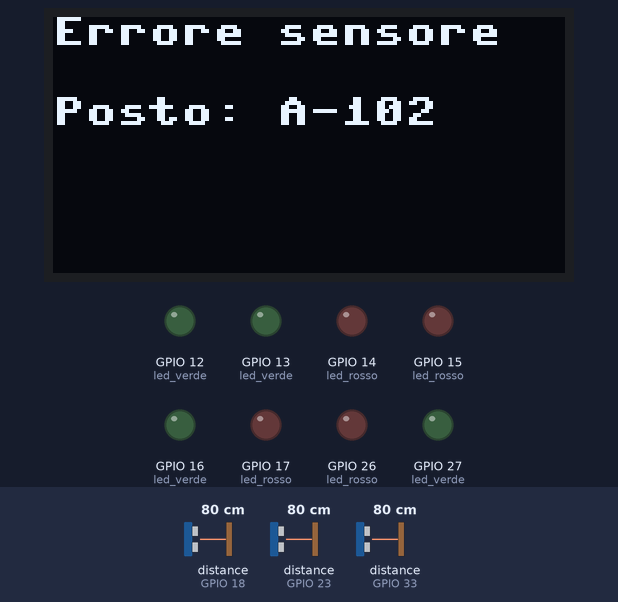
This program was run on a simulated ESP32 board running MicroPython. On the bench: 128×64 one-colour display, output pins drawn as LEDs (lit = HIGH). Wiring (from the project's diagram.json): green LED on GPIO 12, green LED on GPIO 13, red LED on GPIO 14, red LED on GPIO 15, green LED on GPIO 16, red LED on GPIO 17, red LED on GPIO 26, green LED on GPIO 27. The inputs (shaded band) are chosen by the test bench; at power-on: distance to the obstacle (sensors on GPIO 23, GPIO 33, GPIO 18) 80 cm. The echo pulse lasts 58.3 µs per cm; WiFi joins after 1.5 s; no MQTT or app messages arrive unless stated; library files of the repository ran but are not shown: ssd1306.py; pins used as bus, display or sensor lines are not drawn; what the program prints to the serial console is not drawn.

Above: at 2.8 s.
2.9 s: distance to the obstacle (sensor on GPIO 23) set to 52 cm
At 4.1 s:
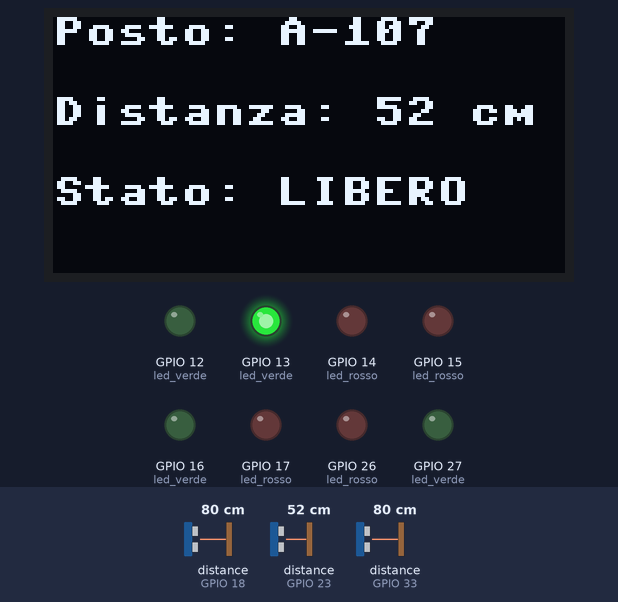
10.4 s: distance to the obstacle (sensor on GPIO 23) set to 45 cm
At 18.5 s:
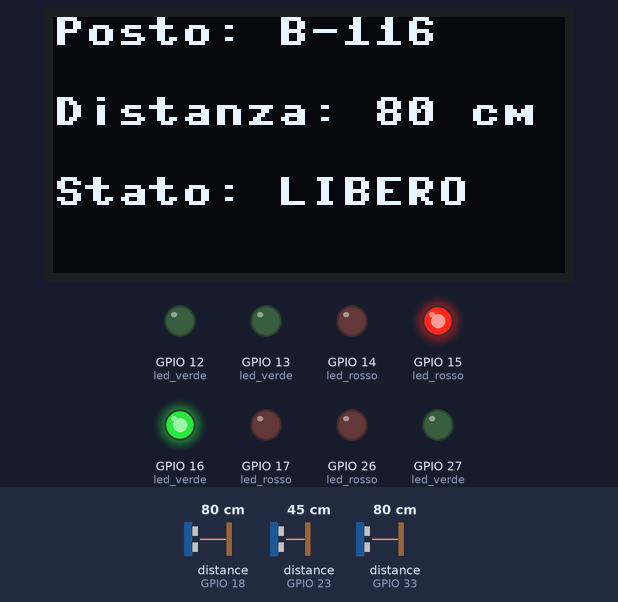
22.8 s: distance to the obstacle (sensor on GPIO 33) set to 55 cm
At 24.6 s:
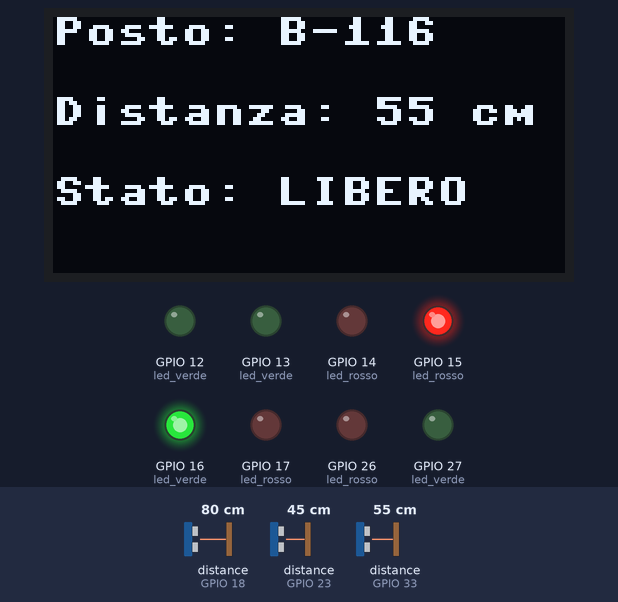
30.0 s: distance to the obstacle (sensor on GPIO 33) set to 46 cm
At 36.9 s:
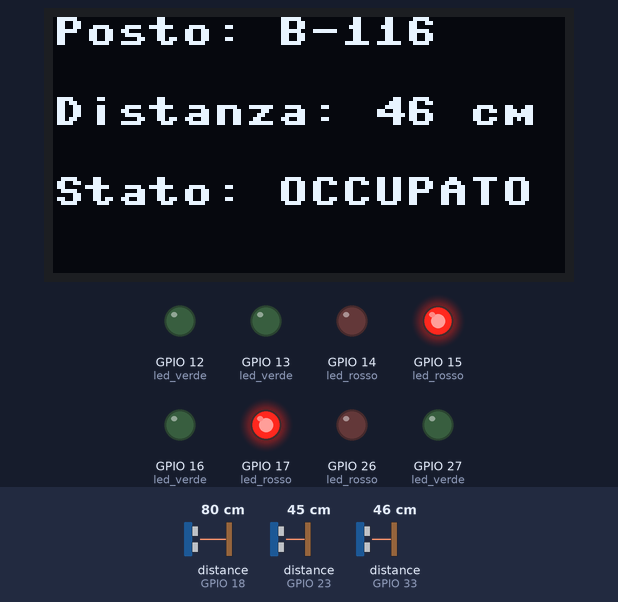
43.3 s: distance to the obstacle (sensor on GPIO 23) set to 60 cm
At 49.2 s:
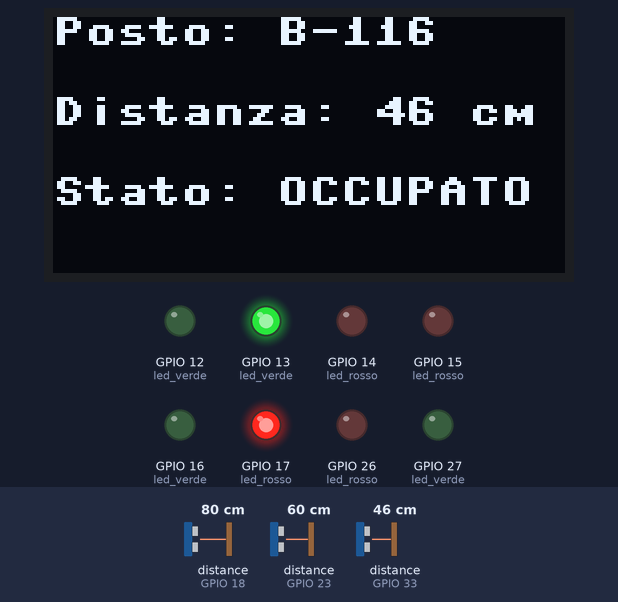
54.7 s: distance to the obstacle (sensor on GPIO 33) set to 2 cm
At 61.4 s:
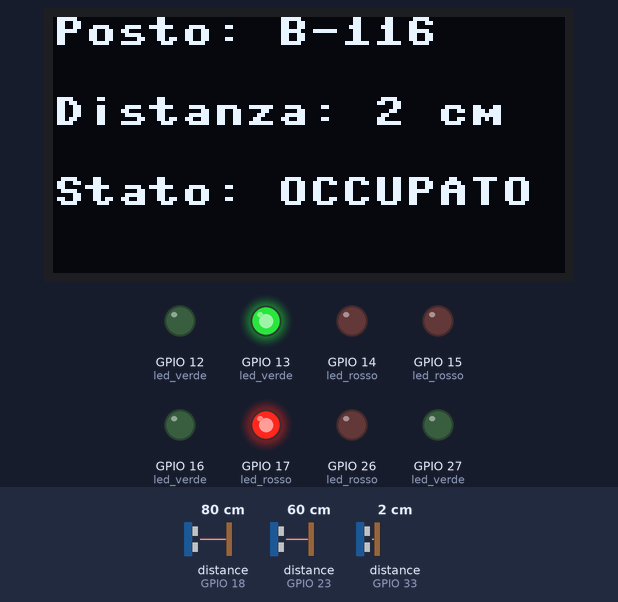
Timing chart, 0 to 62.9 s (numbered marks = the images above; inputs shaded):
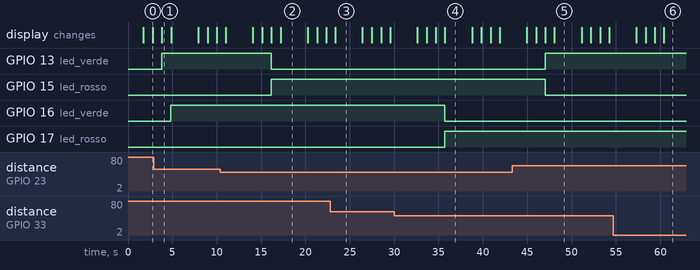

Measured:
- the behaviour switches between 50 and 49 cm on distance to the obstacle (sensor on GPIO 23) (found by bisection; images 1 and 2)
- the behaviour switches between 50 and 49 cm on distance to the obstacle (sensor on GPIO 33) (found by bisection; images 3 and 4)
- after the input at 10.4 s, GPIO 13 (led_verde): HIGH → LOW after 5.7 s; GPIO 15 (led_rosso): LOW → HIGH after 5.7 s; the display: first differs from a run without the input after 5.8 s (image 2 shows a later state)
- after the input at 30.0 s, GPIO 16 (led_verde): HIGH → LOW after 5.7 s; GPIO 17 (led_rosso): LOW → HIGH after 5.7 s; the display: first differs from a run without the input after 5.7 s (image 4)
- after the input at 43.3 s, GPIO 13 (led_verde): LOW → HIGH after 3.7 s; GPIO 15 (led_rosso): HIGH → LOW after 3.7 s; the display: first differs from a run without the input after 3.7 s (image 5 shows a later state)
- what the display in image 1 shows lasts 1.1 s, from 3.8 s to 4.9 s
- what the display in image 2 shows lasts 3.1 s, from 17.2 s to 20.3 s

The program:

main.py
```python
from machine import Pin, time_pulse_us, I2C
import network
from umqtt.simple import MQTTClient
import time
import ujson
import ssd1306

# Inizializzazione Display OLED I2C (SCL=22, SDA=21)
i2c = I2C(0, scl=Pin(22), sda=Pin(21))
display_width = 128
display_height = 64
oled = ssd1306.SSD1306_I2C(display_width, display_height, i2c)

# Configurazione dei 4 posti con sensore e coppia di LED dedicata
POSTI = [
    {
        "id": "A-101",
        "trigger": Pin(5, Pin.OUT),
        "echo": Pin(18, Pin.IN),
        "led_verde": Pin(12, Pin.OUT),
        "led_rosso": Pin(14, Pin.OUT),
        "soglia": 50
    },
    {
        "id": "A-102",
        "trigger": Pin(4, Pin.OUT),
        "echo": Pin(19, Pin.IN),
        "led_verde": Pin(27, Pin.OUT),
        "led_rosso": Pin(26, Pin.OUT),
        "soglia": 50
    },
    {
        "id": "A-107",
        "trigger": Pin(25, Pin.OUT),
        "echo": Pin(23, Pin.IN),
        "led_verde": Pin(13, Pin.OUT),
        "led_rosso": Pin(15, Pin.OUT),
        "soglia": 50
    },
    {
        "id": "B-116",
        "trigger": Pin(32, Pin.OUT),
        "echo": Pin(33, Pin.IN),
        "led_verde": Pin(16, Pin.OUT),
        "led_rosso": Pin(17, Pin.OUT),
        "soglia": 50
    },
]

# Configurazione MQTT
MQTT_BROKER = "broker.emqx.io"

def connetti_wifi():
    print("Connessione al WiFi...", end="")
    wlan = network.WLAN(network.STA_IF)
    wlan.active(True)
    wlan.connect("Wokwi-GUEST", "")
    while not wlan.isconnected():
        time.sleep(0.5)
        print(".", end="")
    print(" Connesso!")

def misura_distanza(trigger, eco):
    trigger.value(0)
    time.sleep_us(2)

    trigger.value(1)
    time.sleep_us(10)
    trigger.value(0)

    durata = time_pulse_us(eco, 1, 30000)

    if durata < 0:
        return None

    distanza = (durata * 0.0343) / 2
    return round(distanza)

def aggiorna_led(posto, occupato):
    if occupato:
        posto["led_rosso"].value(1)
        posto["led_verde"].value(0)
    else:
        posto["led_rosso"].value(0)
        posto["led_verde"].value(1)

def aggiorna_display(id_posto, distanza, occupato):
    oled.fill(0)
    oled.text(f"Posto: {id_posto}", 0, 0)
    oled.text(f"Distanza: {distanza} cm", 0, 20)
    stato_str = "OCCUPATO" if occupato else "LIBERO"
    oled.text(f"Stato: {stato_str}", 0, 40)
    oled.mostra()

# Avvio del programma
print("=== Avvio sistema Smart Parking a 4 Posti con OLED ===")
connetti_wifi()

# Connessione al broker MQTT
client = MQTTClient("esp32_multi_parking", MQTT_BROKER)
client.connect()
print("Connesso al Broker MQTT!")

while True:
    for posto in POSTI:
        distanza = misura_distanza(posto["trigger"], posto["echo"])

        if distanza is not None:
            occupato = distanza < posto["soglia"]

            # Accende il LED verde o rosso specifico di questo posto
            aggiorna_led(posto, occupato)

            dati = {
                "id": posto["id"],
                "distanza_cm": distanza,
                "occupato": occupato
            }

            messaggio_json = ujson.dumps(dati)
            topic = f"parking/spots/{posto['id']}"

            print(f"Lettura valida [{posto['id']}]:", messaggio_json)

            # Pubblica i dati sul broker MQTT
            client.publish(topic, messaggio_json)

            # Aggiorna il display OLED con i dati del posto corrente
            aggiorna_display(posto["id"], distanza, occupato)

        else:
            print(f"Errore lettura sensore per {posto['id']}")
            oled.fill(0)
            oled.text("Errore sensore", 0, 0)
            oled.text(f"Posto: {posto['id']}", 0, 20)
            oled.mostra()

        time.sleep(1)

    time.sleep(2)
```
